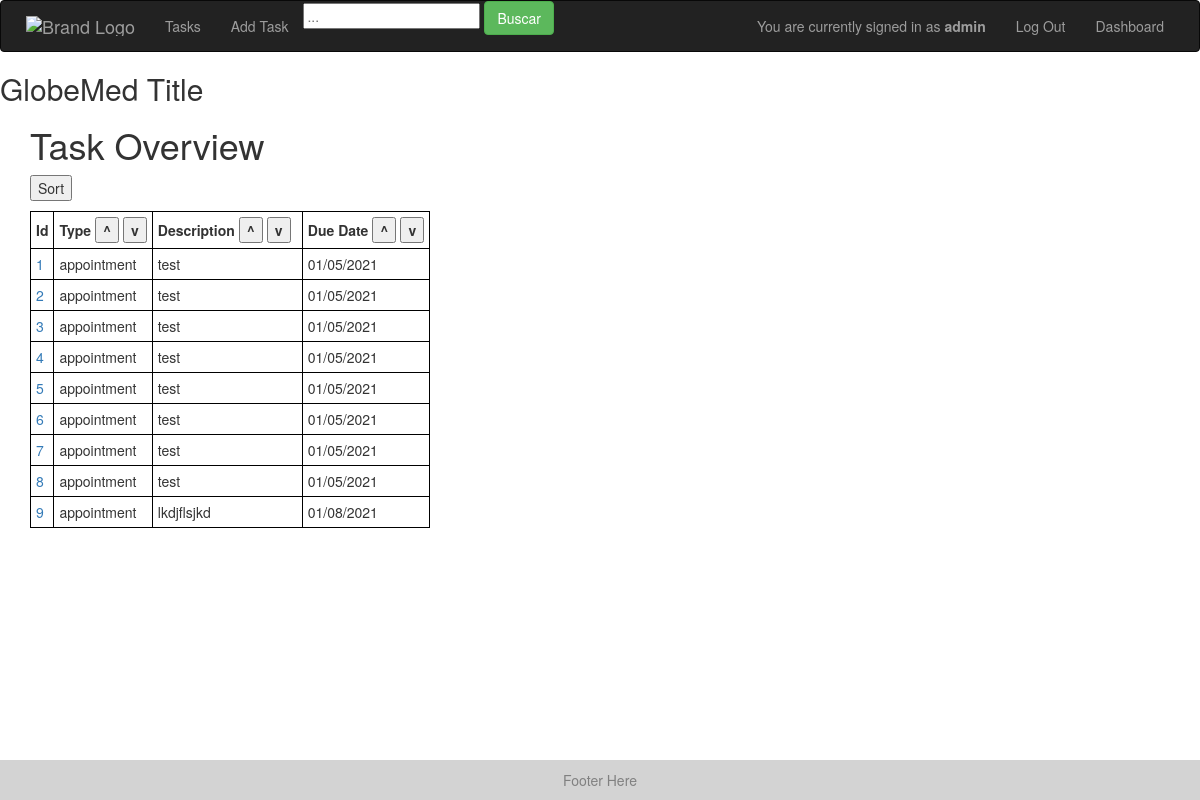
Page /tasks (signed in) on the committed database.
### models.py (models this page shows)
class Task(Base):
    __tablename__ = "tasks"
    id = Column(Integer, primary_key=True)
    task_type = Column(String, default="Generic")
    creator_id = Column(Integer)
    created_datetime = Column(DateTime)
    created_datestring = Column(String)
    due_datetime = Column(DateTime)
    due_datestring = Column(String)
    description = Column(String)
    completed = Column(Boolean) # completed or not
    fields = Column(PickleType) # dictionary of strings to strings

### app.py (the view)
@app.route('/tasks')
@check_login_wrapper
def tasks():
    return render_template("tasks.html", tasks=get_tasks(), col_strings = ["Due Date"], col_vars = ["due_datestring"])

### app.py (called while the page is built)
def check_login_wrapper(func):
    @wraps(func)
    def inner(*args, **kwargs):
        print("here")
        if "username" not in login_session:
            return redirect(url_for('login'))
        return func(*args, **kwargs)
    return inner

### database.py (called while the page is built)
def get_tasks():
    return session.query(Task).all()

### templates/tasks.html (shortened to what this page needs)
{% extends "layout.html" %}
{% block body %}
	<h1>Task Overview</h1>
	<p><button onclick="sortTable(0)">Sort</button></p>
	<table id="task-table">
		<tr>
			<th> Id  </th>
			<th> Type <button onclick="sortTable(1)">^</button> <button onclick="sortTable(1, true)">v</button></th>
			<th>Description <button onclick="sortTable(2)">^</button> <button onclick="sortTable(2, true)">v</button></th>
			{% for col in col_strings %}
				<th> {{ col }} <button onclick="sortTable( {{loop.index+2}} )">^</button> <button onclick="sortTable({{loop.index+2}}, true)">v</button></th>
			{% endfor %}
	    </tr>
	{% for task in tasks %}
		<tr class="task-row">
			<td><a href="/task/{{task.id}}"> {{ task.id }} </a></td>
			<td> {{ task.task_type }} </td>
			{% if task.description|length > 20 %}
		        <td class="desc-col"> {{ task.description[:20] }} <span class="tooltip2">...<span class="tooltiptext">{{ task.description }}</span></span></td>
		    {% else %}
		    	<td class="desc-col"> {{ task.description }} </td>
		    {% endif %}
	        {% for col in col_vars %}
				<td> {{ task[col] }} </td>
			{% endfor %}
	    </tr>
    {% endfor %}
    </table>
{%endblock%}

### static/style.css (style rules this page uses)
th { padding: 5px; border: 1px solid black; }
td { padding: 5px; border: 1px solid black; }
.desc-col { width: 150px; max-height: 20px; }
.task-row { max-height: 20px; white-space: nowrap; }

### rows in the picture
Task: id "1", task_type "appointment", description "test", due_datestring "01/05/2021"
Task: id "2", task_type "appointment", description "test", due_datestring "01/05/2021"
Task: id "3", task_type "appointment", description "test", due_datestring "01/05/2021"
Task: id "4", task_type "appointment", description "test", due_datestring "01/05/2021"
Task: id "5", task_type "appointment", description "test", due_datestring "01/05/2021"
Task: id "6", task_type "appointment", description "test", due_datestring "01/05/2021"
Task: id "7", task_type "appointment", description "test", due_datestring "01/05/2021"
Task: id "8", task_type "appointment", description "test", due_datestring "01/05/2021"
Task: id "9", task_type "appointment", description "lkdjflsjkd", due_datestring "01/08/2021"

### other values in the picture
{{ session['username'] }} "admin"
{{ col }} "Due Date"
